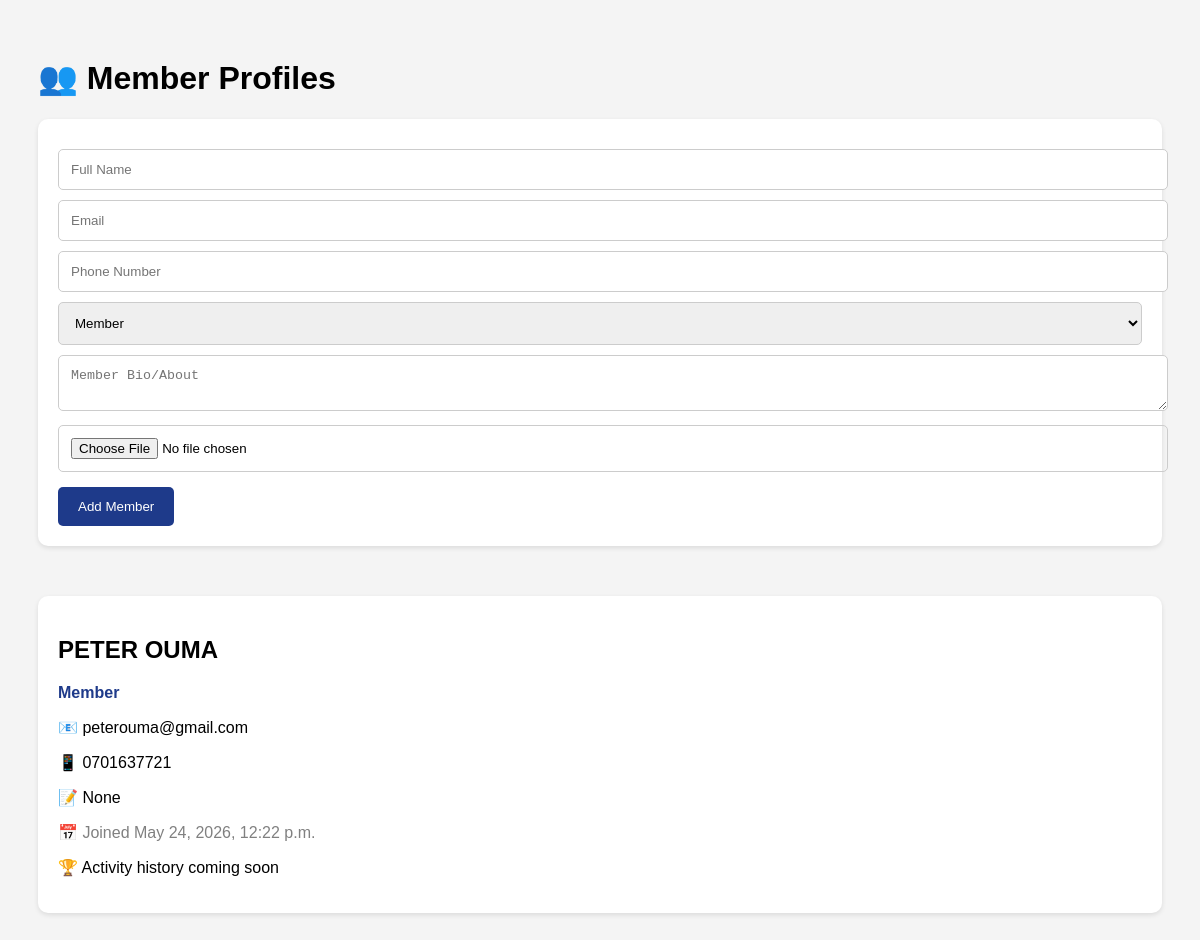
/members/ (signed in), run on the app's committed database.
### groupapp/models.py (models this page shows, shortened)
class Member(models.Model):
    ROLE_CHOICES = (
        ('Leader', 'Leader'),
        ('Treasurer', 'Treasurer'),
        ('Secretary', 'Secretary'),
        ('Member', 'Member'),
    )
    group = models.ForeignKey(Group, on_delete=models.CASCADE)
    full_name = models.CharField(max_length=200)
    email = models.EmailField(blank=True, null=True)
    phone = models.CharField(max_length=20)
    role = models.CharField(
        max_length=50,
        choices=ROLE_CHOICES,
        default='Member'
    )
    bio = models.TextField(blank=True, null=True)
    profile_photo = models.ImageField(
        upload_to='member_profiles/',
        blank=True,
        null=True
    )
    joined_at = models.DateTimeField(auto_now_add=True)

### groupapp/views.py (the view, shortened to what this page needs)
# urls.py: path('members/', views.members, name='members'),
def members(request):
    if 'group_id' not in request.session:
        return redirect('login_group')
    group = Group.objects.get(id=request.session['group_id'])
    members = Member.objects.filter(group=group).order_by('-joined_at')
    return render(request, 'members.html', {
        'group': group,
        'members': members
    })

### groupapp/templates/members.html (shortened to what this page needs)
<!DOCTYPE html>
<html lang="en">
<head>
</head>
<body>
<div class="container">
    <h1>👥 Member Profiles</h1>
    <div class="form-card">
        <form method="POST" enctype="multipart/form-data">
            <input type="text" name="full_name" placeholder="Full Name" required>
            <input type="email" name="email" placeholder="Email">
            <input type="text" name="phone" placeholder="Phone Number" required>
            <select name="role">
                <option value="Member">Member</option>
            </select>
            <textarea name="bio" placeholder="Member Bio/About"></textarea>
            <input type="file" name="profile_photo">
            <button type="submit">Add Member</button>
        </form>
    </div>
    <div class="members-grid">
        {% for member in members %}
        <div class="member-card">
            <h2>{{ member.full_name }}</h2>
            <p class="role">{{ member.role }}</p>
            <p>📧 {{ member.email }}</p>
            <p>📱 {{ member.phone }}</p>
            <p>📝 {{ member.bio }}</p>
            <p class="joined">
                📅 Joined {{ member.joined_at }}
            </p>
            <p>
                🏆 Activity history coming soon
            </p>
        </div>
        {% endfor %}
    </div>
</div>
</body>
</html>

### groupapp/templates/members.html (style rules this page uses)
body { font-family:Arial; background:#f4f4f4; padding:30px; }
.container { max-width:1200px; margin:auto; }
.form-card, .member-card { background:white; padding:20px; border-radius:10px; margin-top:20px; box-shadow:0 2px 5px rgba(0,0,0,0.1); }
input, textarea, select { width:100%; padding:12px; margin-top:10px; border:1px solid #ccc; border-radius:5px; }
button { margin-top:15px; padding:12px 20px; border:none; background:#1e3a8a; color:white; border-radius:5px; cursor:pointer; }
.members-grid { display:grid; grid-template-columns:repeat(auto-fit, minmax(300px,1fr)); gap:20px; margin-top:30px; }
.role { color:#1e3a8a; font-weight:bold; }
.joined { color:gray; margin-top:10px; }

### data on the page
Member: full_name "PETER OUMA", role "Member", email "peterouma@gmail.com", phone "0701637721", bio "None", joined_at "May 24, 2026, 12:22 p.m."
